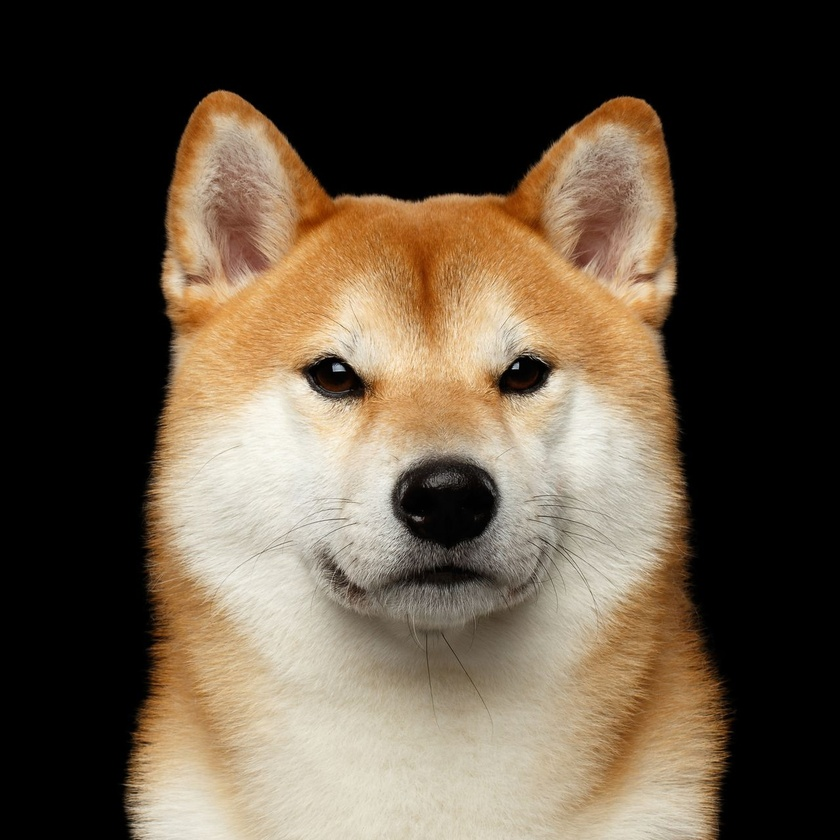
#> input picture shiba.jpeg, 840 x 840 px, shrunk from 1280 x 1280 before the run, found by its file name
$ python compass.py
#> lines starting #> are read from the running program, lines starting #| are printed output that depends on the picture
import numpy as np
import matplotlib.pyplot as plt
import cv2

path = r'/Users/sirap/Documents/Year_4/year-4-image/shiba.jpeg'
img = cv2.imread(path, 0)
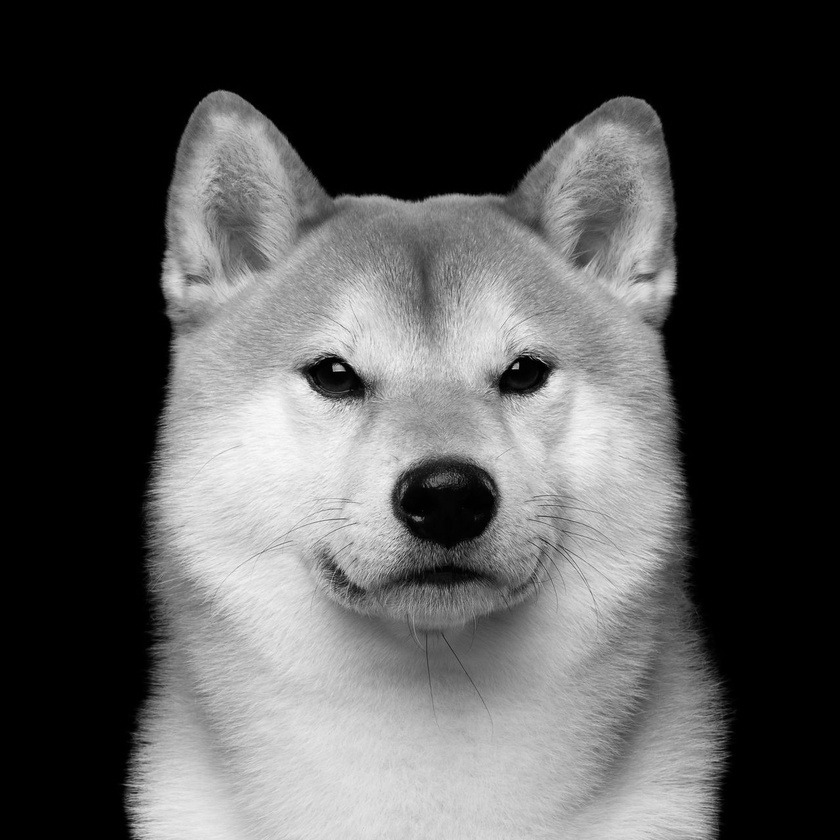
#> img: shape (840, 840); min 0, max 250, mean 84.1

n_kernel = np.array([[-1, 0, 1],
                    [-1, 0, 1],
                    [-1, 0, 1]])

ne_kernel = np.array([[-1, -1, 0],
                    [-1, 0, 1],
                    [0, 1, 1]])

e_kernel = np.array([[-1, -1, -1],
                    [0, 0, 0],
                    [1, 1, 1]])

se_kernel = np.array([[0, -1, -1],
                    [1, 0, -1],
                    [1, 1, 0]])

s_kernel = -(n_kernel)
sw_kernel = -(ne_kernel)
w_kernel = -(e_kernel)
nw_kernel = -(se_kernel)

m, n = img.shape
#> m = 840; n = 840
new_image = np.zeros((m, n))

for i in range(1, m-1):
    for j in range(1, n-1):
        n_gradient = np.abs(np.sum(np.multiply(n_kernel, img[i-1:i+2, j-1:j+2])))
        ne_gradient = np.abs(np.sum(np.multiply(ne_kernel, img[i-1:i+2, j-1:j+2])))
        e_gradient = np.abs(np.sum(np.multiply(e_kernel, img[i-1:i+2, j-1:j+2])))
        se_gradient = np.abs(np.sum(np.multiply(se_kernel, img[i-1:i+2, j-1:j+2])))
        s_gradient = np.abs(np.sum(np.multiply(s_kernel, img[i-1:i+2, j-1:j+2])))
        sw_gradient = np.abs(np.sum(np.multiply(sw_kernel, img[i-1:i+2, j-1:j+2])))
        w_gradient = np.abs(np.sum(np.multiply(w_kernel, img[i-1:i+2, j-1:j+2])))
        nw_gradient = np.abs(np.sum(np.multiply(nw_kernel, img[i-1:i+2, j-1:j+2])))

        edge_magnitude = np.maximum(n_gradient, np.maximum(ne_gradient, np.maximum(e_gradient, np.maximum(se_gradient, np.maximum(s_gradient, np.maximum(sw_gradient, np.maximum(w_gradient, nw_gradient)))))))
        new_image[i-1:i+2, j-1:j+2] = edge_magnitude
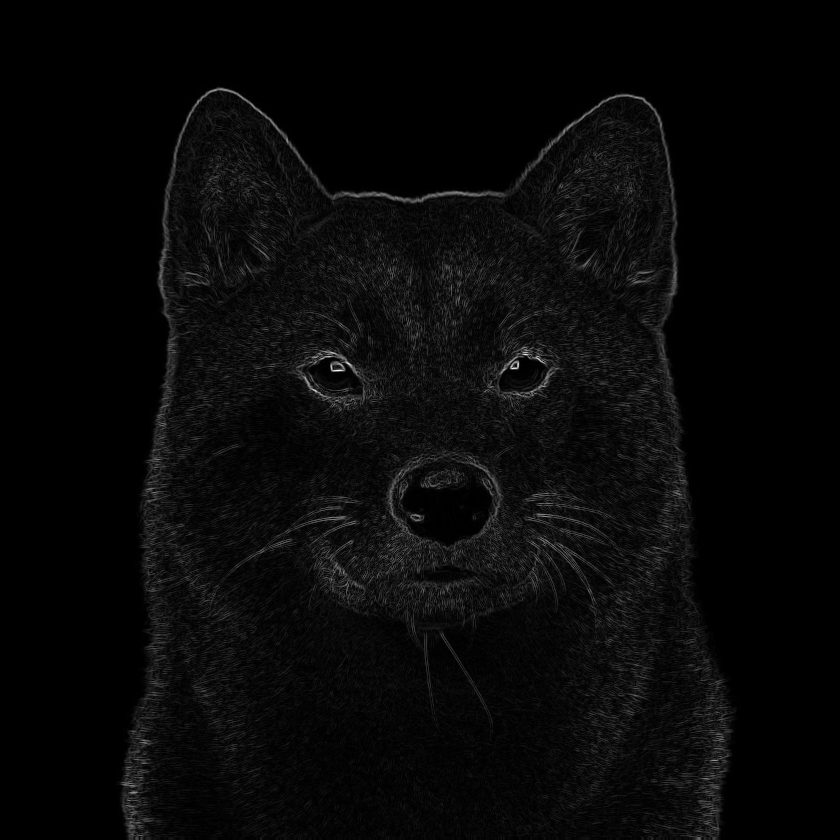
#> new_image: shape (840, 840) float64; min 0, max 599, mean 20.1; drawn with min black and max white

fig, ax = plt.subplots(2, figsize=(8, 8),constrained_layout=True)
fig.suptitle("Original VS Compass", fontsize=12)

ax[0].set_title('Original')
ax[0].imshow(img, cmap="gray")
ax[1].set_title('Compass Filter')
ax[1].imshow(new_image, cmap="gray")

plt.show()
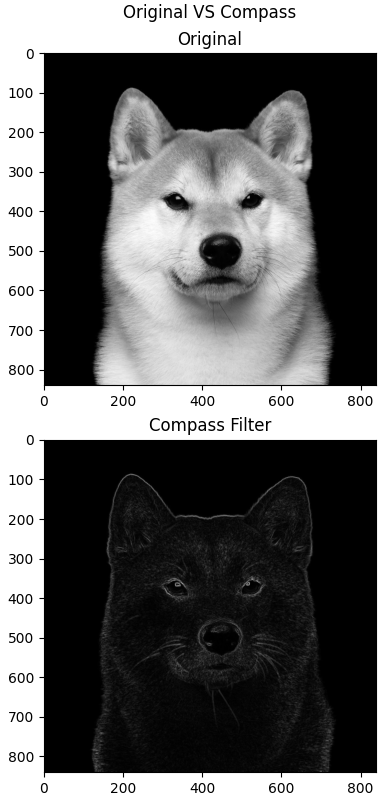
#> figure drawn by matplotlib, 2 panels
